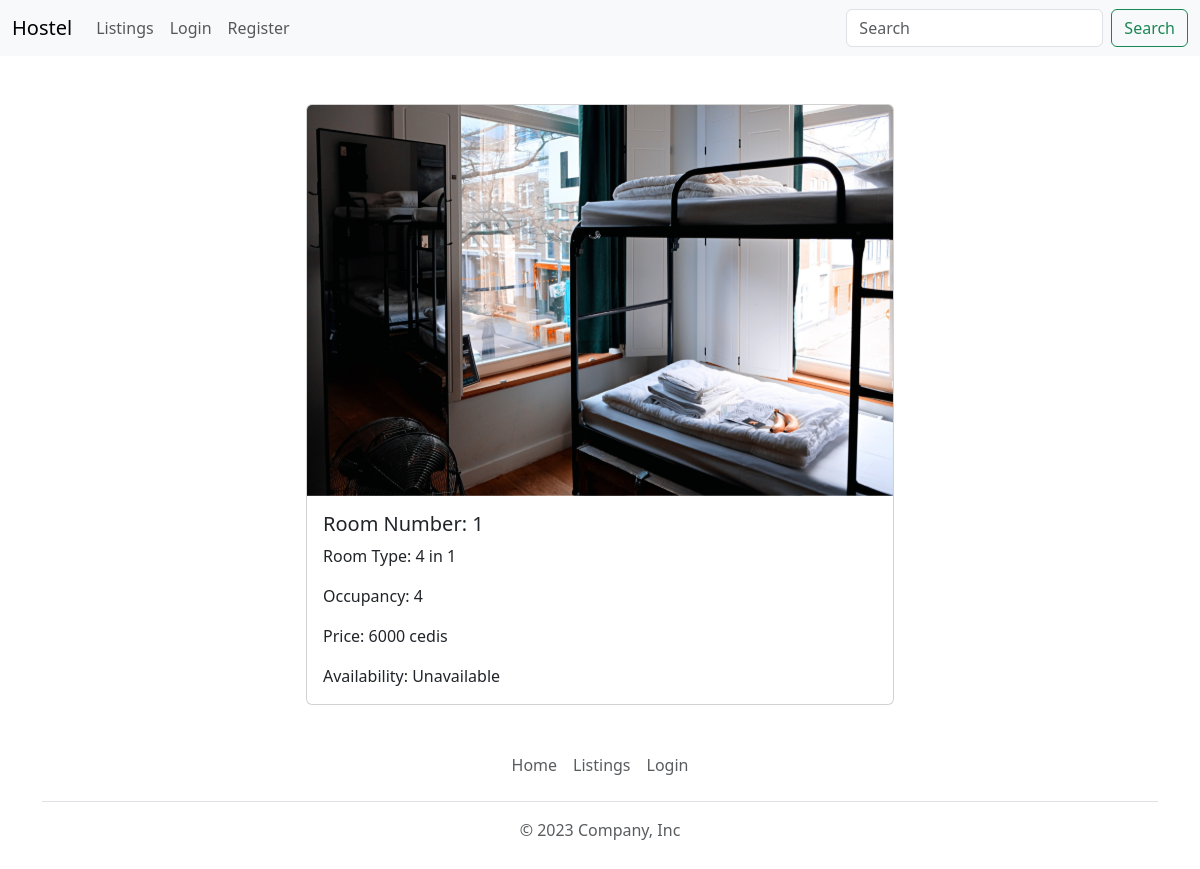
The page /room/1/ on the database its author committed.
### room/models.py (models this page shows, shortened)
class Room(models.Model):
    room_type = models.CharField(max_length=20)
    price = models.IntegerField()
    occupancy = models.IntegerField()
    availability = models.CharField(max_length=20)

### room/views.py (the view)
# urls.py: path('room/<int:room_id>/',RoomDetailView.as_view(),name = 'room_detail'),
class RoomDetailView(View):
    template_name = 'details.html'
    def get(self, request,room_id):
        room = Room.objects.get(id=room_id)
        context = {'room':room}
        return render(request, self.template_name,context)

### room/templates/details.html (shortened to what this page needs)
{% extends "base.html" %}
{% block content %}
<div class='container-fluid'>
  <div class="card mx-auto mt-5 col-lg-6 d-flex align-items-start">
      {% load static %}
      <img src="{% static 'images/unsplash_WQJvWU_HZFo.svg' %}" class="card-img-top" alt="...">
      <div class="card-body">
        <h5 class="card-title">Room Number: {{ room.id }}</h5>
        <p class="card-text">Room Type: {{ room.room_type }}</p>
        <p class="card-text">Occupancy: {{ room.occupancy }}</p>
        <p class="card-text">Price: {{ room.price }} cedis</p>
        <p class="card-text">Availability: {{ room.availability }}</p>
      </div>
  </div>
</div>
{% endblock content %}

### rows shown on the page
Room: id "1", room_type "4 in 1", occupancy "4", price "6000", availability "Unavailable"
